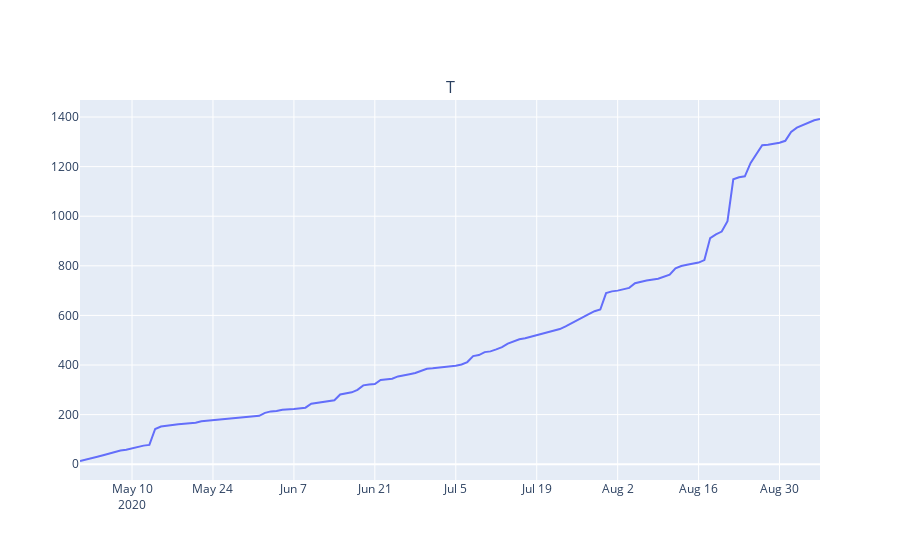

The notebook cell this image was saved under:
### Code cell
subset = df[['tweet_date','username']]
subset = subset.sort_values('tweet_date')
time_series = subset['tweet_date'].value_counts().reset_index()
time_series.columns = ['Date', 'Counts']
time_series = time_series.sort_values('Date')
time_series['Cum Count'] = time_series['Counts'].cumsum()

fig = make_subplots(
    rows=1, 
    cols=1,
    subplot_titles=("Time series plot of number of tweets"))
df.sort_values('date', inplace=True)
fig.append_trace(go.Scatter(
    x=time_series['Date'],
    y=time_series['Cum Count'],
    name="All",
    mode='lines'),
    row=1, col=1)

fig.show()

### Figure 1 — Plotly figure (JSON) as saved in the notebook; plotly's stock layout.template omitted (floating-point values rounded to 4 significant figures)
{"data": [{"mode": "lines", "name": "All", "type": "scatter", "x": ["2020-05-01", "2020-05-02", "2020-05-03", "2020-05-04", "2020-05-05", "2020-05-06", "2020-05-07", "2020-05-08", "2020-05-09", "2020-05-10", "2020-05-11", "2020-05-12", "2020-05-13", "2020-05-14", "2020-05-15", "2020-05-16", "2020-05-17", "2020-05-18", "2020-05-19", "2020-05-20", "2020-05-21", "2020-05-22", "2020-05-23", "2020-05-24", "2020-05-25", "2020-05-27", "2020-05-28", "2020-05-29", "2020-05-30", "2020-05-31", "2020-06-01", "2020-06-02", "2020-06-03", "2020-06-04", "2020-06-05", "2020-06-07", "2020-06-08", "2020-06-09", "2020-06-10", "2020-06-11", "2020-06-12", "2020-06-13", "2020-06-14", "2020-06-15", "2020-06-16", "2020-06-17", "2020-06-18", "2020-06-19", "2020-06-20", "2020-06-21", "2020-06-22", "2020-06-24", "2020-06-25", "2020-06-26", "2020-06-27", "2020-06-28", "2020-06-29", "2020-06-30", "2020-07-01", "2020-07-02", "2020-07-03", "2020-07-04", "2020-07-05", "2020-07-06", "2020-07-07", "2020-07-08", "2020-07-09", "2020-07-10", "2020-07-11", "2020-07-12", "2020-07-13", "2020-07-14", "2020-07-15", "2020-07-16", "2020-07-17", "2020-07-18", "2020-07-19", "2020-07-20", "2020-07-21", "2020-07-22", "2020-07-23", "2020-07-24", "2020-07-25", "2020-07-26", "2020-07-27", "2020-07-28", "2020-07-29", "2020-07-30", "2020-07-31", "2020-08-01", "2020-08-02", "2020-08-03", "2020-08-04", "2020-08-05", "2020-08-06", "2020-08-07", "2020-08-09", "2020-08-10", "2020-08-11", "2020-08-12", "2020-08-13", "2020-08-14", "2020-08-15", "2020-08-16", "2020-08-17", "2020-08-18", "2020-08-19", "2020-08-20", "2020-08-21", "2020-08-22", "2020-08-23", "2020-08-24", "2020-08-25", "2020-08-26", "2020-08-27", "2020-08-28", "2020-08-29", "2020-08-30", "2020-08-31", "2020-09-01", "2020-09-02", "2020-09-03", "2020-09-04", "2020-09-05", "2020-09-06"], "xaxis": "x", "y": [13, 18, 22, 30, 36, 43, 49, 55, 58, 64, 71, 75, 78, 142, 152, 156, 160, 161, 163, 164, 167, 173, 175, 179, 180, 183, 185, 188, 189, 191, 195, 207, 213, 215, 220, 223, 226, 228, 244, 247, 249, 253, 258, 281, 285, 290, 300, 318, 321, 323, 340, 345, 354, 357, 363, 368, 375, 385, 387, 389, 393, 396, 397, 402, 412, 436, 440, 452, 455, 463, 472, 486, 494, 504, 508, 514, 519, 526, 534, 539, 545, 556, 569, 581, 594, 605, 617, 624, 690, 697, 700, 707, 711, 730, 736, 741, 748, 757, 764, 790, 799, 804, 807, 813, 823, 912, 927, 938, 980, 1149, 1157, 1161, 1215, 1252, 1286, 1288, 1291, 1296, 1304, 1340, 1357, 1367, 1374, 1387, 1392], "yaxis": "y"}], "layout": {"annotations": [{"font": {"size": 16}, "showarrow": false, "text": "T", "x": 0.5, "xanchor": "center", "xref": "paper", "y": 1, "yanchor": "bottom", "yref": "paper"}], "xaxis": {"anchor": "y", "domain": [0, 1]}, "yaxis": {"anchor": "x", "domain": [0, 1]}}}
